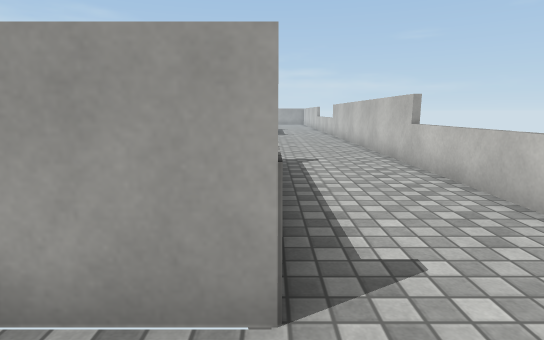
view 1 (above)

16 first-person views from a walk through a 3-D level made in the Unity game engine. The camera is 1.2 m above the floor, tilts 10° down and sees 80° across. The floor is counted in squares, 1 m on a side. Each view is taken from the middle of a square. On the plan, view 1 faces up. The plan holds only what a view shows up to about 14 squares ahead; the rest is blank. The place goes on beyond the plan. The player is left out. Surface patterns are stand-ins for the level's own textures.

view 2
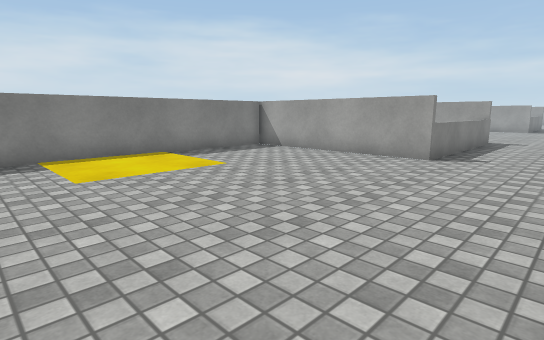

view 3
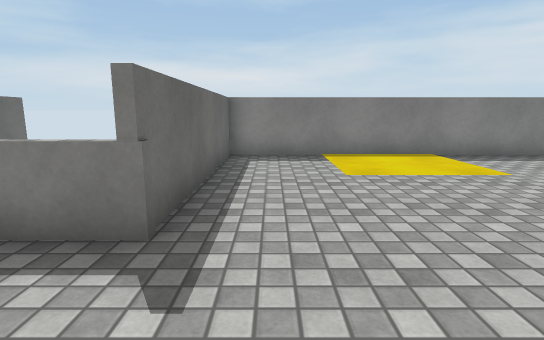

view 4
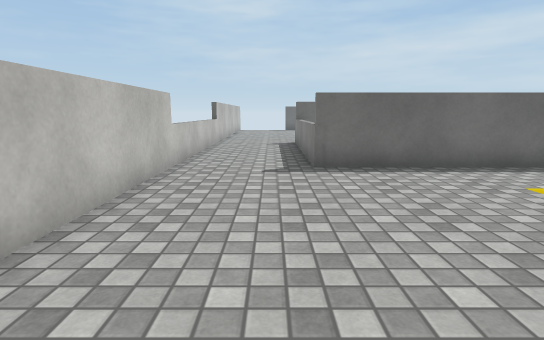

view 5
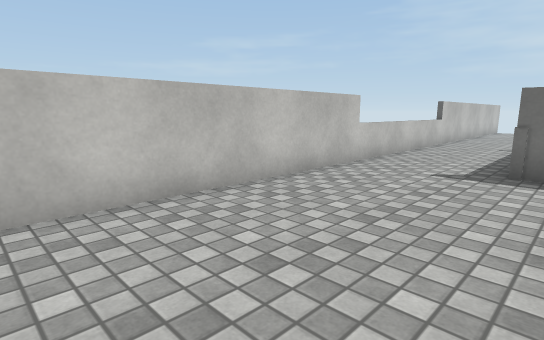

view 6
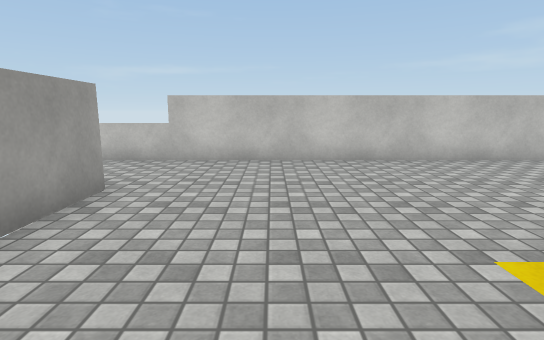

view 7
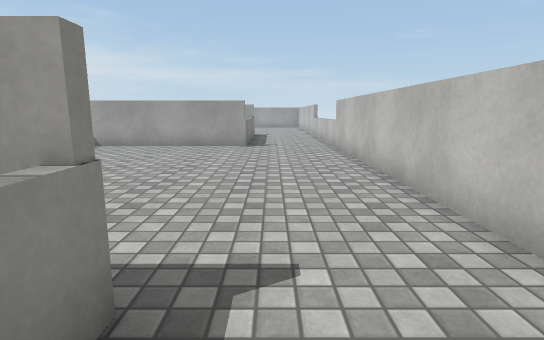

view 8
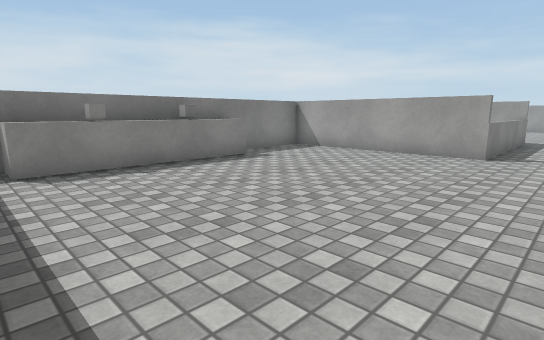

view 9
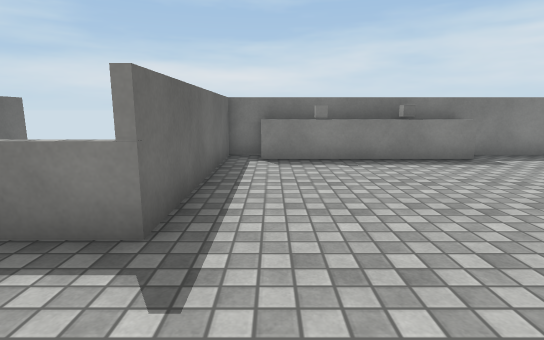

view 10
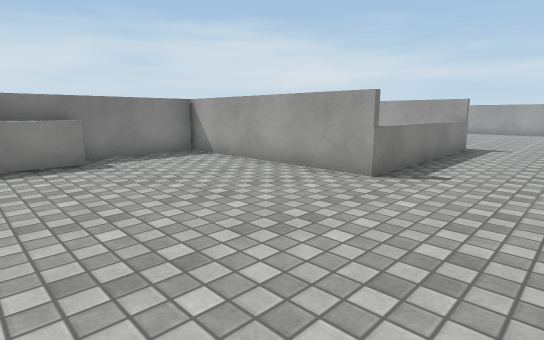

view 11
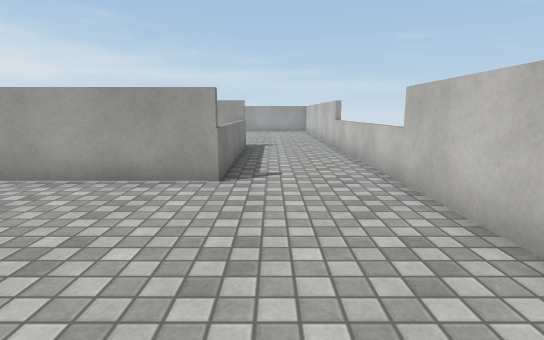

view 12
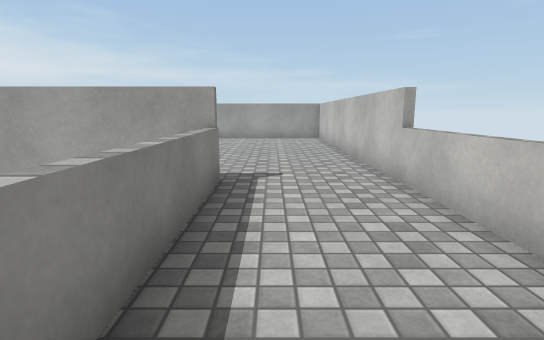

view 13
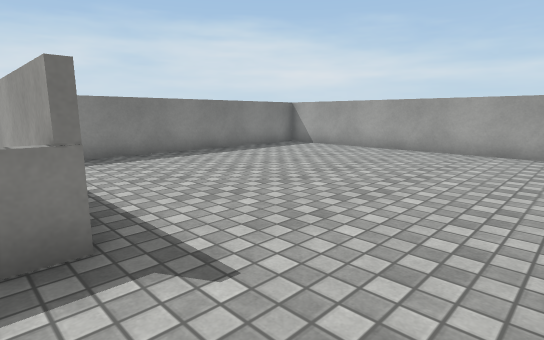

view 14
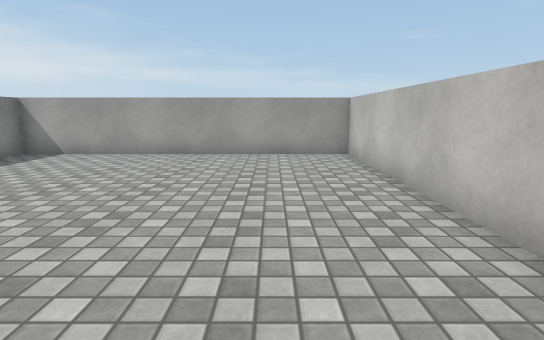

view 15
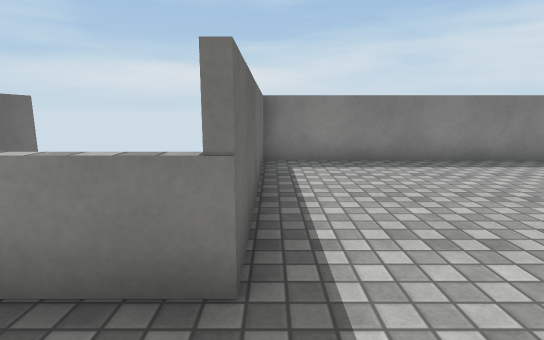

view 16
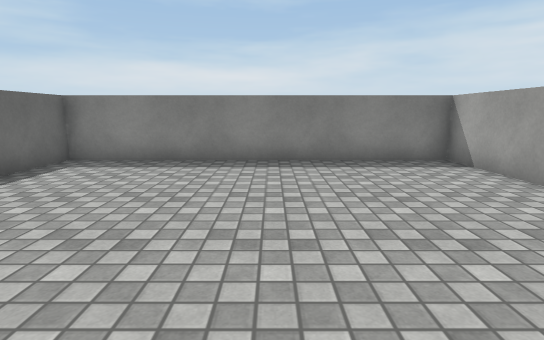

### Floor plan
Points are (right, up) in squares from view 1. A wall is a line through its corners. A room is listed if a view was taken in it or the views show most of it. See-through windows are left out.
Room 1 (views 1, 2, 3, 4, 5, 6)
walls: (0.1, 1.7) (-6.3, 1.7) (-6.3, -8.2) (0.1, -8.2) (0.1, -13.4); (3.3, -13.5) (3.3, 0.5)
ways out: opening at (2, 1.3) to room 2
Room 2 (views 7, 8, 9, 10, 11)
walls: (0.1, 17.6) (-6.3, 17.6) (-6.3, 7.8) (0.1, 7.8) (0.1, 1.7); (3.3, 0.5) (3.3, 16.5)
low walls: (-5.3, 9.5) (-5.3, 8.7); (-5.3, 12.5) (-5.3, 10.4); (-5.3, 14.2) (-5.3, 13.4)
ways out: opening at (2, 1.3) to room 1; opening at (2, 17.3) to room 3
objects: other object (-6, 10); other object (-6, 13)
Room 3 (views 12, 13, 14, 15, 16)
walls: (3.3, 16.5) (3.3, 33.5) (-6.3, 33.5) (-6.3, 23.8) (0.1, 23.8) (0.1, 17.6)
ways out: opening at (2, 17.3) to room 2

Positions as (right, up) in squares from view 1, and headings:
1: (0, 0), facing up
2: (3, -7), facing up-left
3: (3, -7), facing left
4: (1, -1), facing down
5: (-1, -1), facing down-right
6: (-5, -1), facing right
7: (1, 6), facing up
8: (2, 8), facing up-left
9: (3, 9), facing left
10: (3, 12), facing up-left
11: (1, 12), facing up
12: (1, 18), facing up
13: (3, 23), facing up-left
14: (1, 24), facing up
15: (2, 24), facing left
16: (2, 29), facing left
